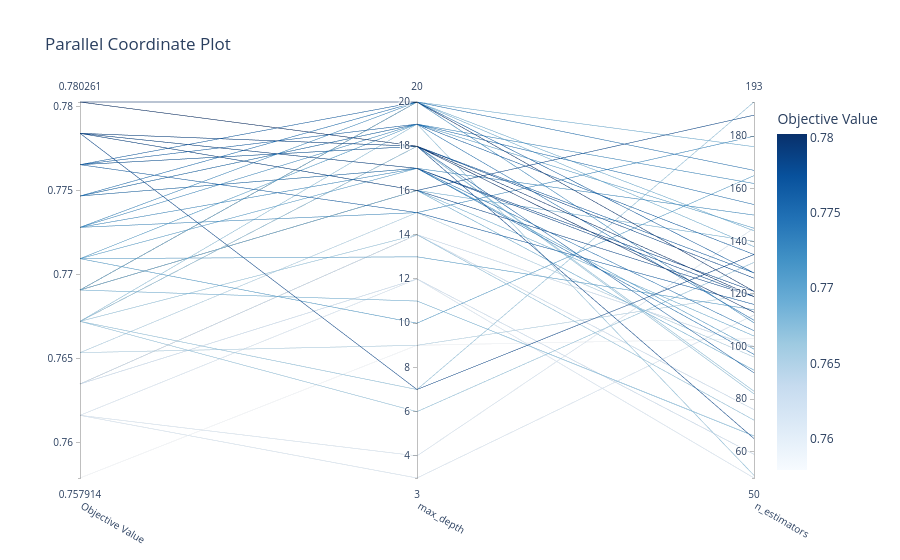

Notebook cell for this chart:
### Markdown cell above
How accuracy is incraesing with each iteration

### Code cell
# 2. Parallel Coordinates Plot
from optuna.visualization import plot_parallel_coordinate
plot_parallel_coordinate(study).show()
